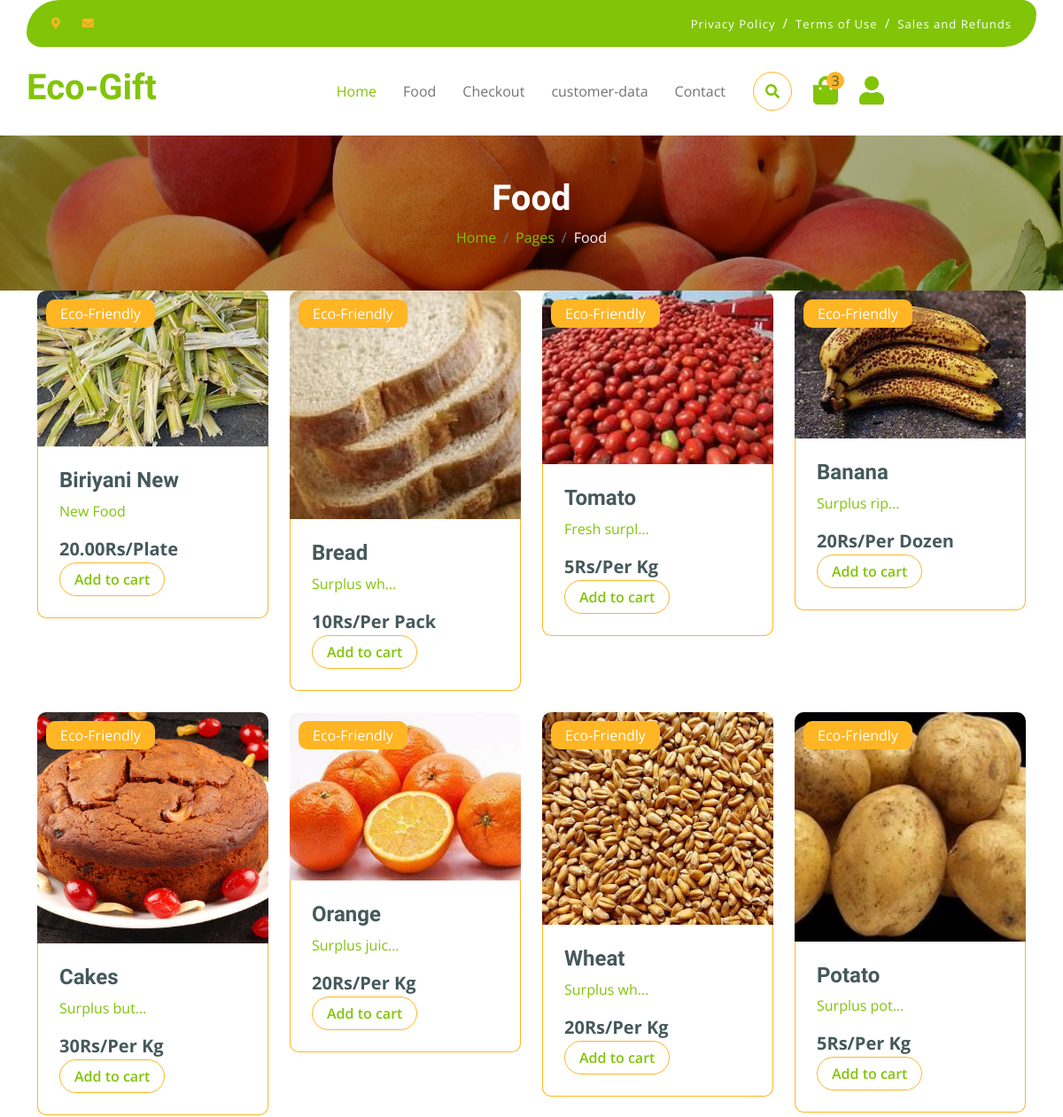
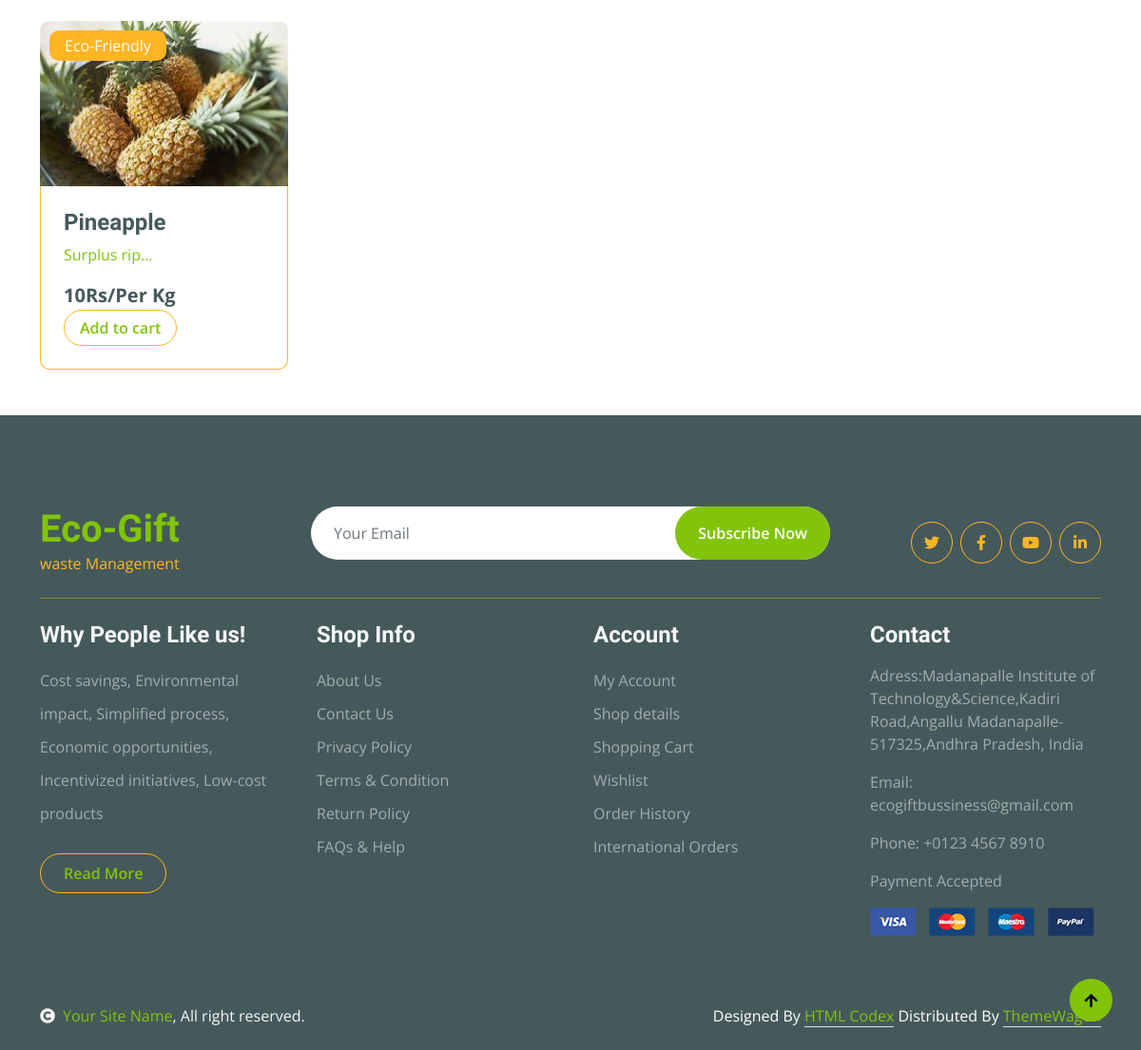
Page /shop on the committed database (2 pictures, top to bottom).
### products/models.py (models this page shows)
class Product(models.Model):
  Name = models.CharField(max_length=255)
  Description = models.TextField(blank=True)
  Price = models.CharField(max_length=10)
  Category = models.ForeignKey(Category, on_delete=models.CASCADE)
  Image = models.ImageField(upload_to='products/', blank=True)
  Seller = models.ForeignKey(Seller, on_delete=models.CASCADE, default = 1)
  units = models.CharField(max_length=20,default="Kg")

### ecogift/views.py (the view)
# urls.py: path('shop', views.shop, name="shop"),
def shop(request):
    pr = Product.objects.filter(Category__in=[6, 8])
    context = {
        "products": pr
    }
    return render(request, 'shop.html', context)

### products/context_processors.py (called while the page is built)
def user_email(request):
    if request.user.is_authenticated:
        return {'user_email': request.user.email}
    return {user_email: 'Please login into your account'}

### templates/shop.html (shortened to what this page needs)
{%extends 'base.html'%}
{% load static %}
{% load mathfilters %}
{%block content%}
        <div class="container-fluid page-header py-5">
            <h1 class="text-center text-white display-6">Food</h1>
            <ol class="breadcrumb justify-content-center mb-0">
                <li class="breadcrumb-item"><a href="#">Home</a></li>
                <li class="breadcrumb-item"><a href="#">Pages</a></li>
                <li class="breadcrumb-item active text-white">Food</li>
            </ol>
        </div>
        <div class="container">
            <div class="row g-4" id="products">
                {% if products %}
                    {% for product in products %}
                    <div class="col-md-6 col-lg-4 col-xl-3">
                            <a href="{% url 'shop-details' product.id %}">
                            <div class="rounded position-relative fruite-item">
                                <div class="fruite-img">
                                    <img src="{{ product.Image.url }}" class="img-fluid w-100 rounded-top" alt="{{ product.Name }}">
                                </div>
                                <div class="text-white bg-secondary px-3 py-1 rounded position-absolute" style="top: 10px; left: 10px;">
                                    Eco-Friendly
                                </div>
                                <div class="p-4 border border-secondary border-top-0 rounded-bottom">
                                    <h4>{{ product.Name }}</h4>
                                    <p style="display: block; width: 100px; overflow: hidden; white-space: nowrap; text-overflow: ellipsis;">{{ product.Description }}</p>
                                    <div class="d-flex justify-content-between flex-lg-wrap">
                                        <p class="text-dark fs-5 fw-bold mb-0">{{ product.Price }}Rs/{{ product.units }}</p>
                                        <button onclick="addToCart({{ product.id }})" class="add-to-cart btn border border-secondary rounded-pill px-3 text-primary" data-product-id="{{ product.id }}">
                                            Add to cart
                                        </button>
                                    </div>
                                </div>
                            </div>
                        </a>
                        </div>
                    {% endfor %}
                {% else %}
                    <p>No items to display</p>
                {% endif %}
            </div>
        </div>
{%endblock%}

### ecogift/static/css/style.css (style rules this page uses)
.btn { font-weight: 600; transition: .5s; }
.btn.border-secondary { transition: 0.5s; }
.page-header { position: relative; background: linear-gradient(rgba(0, 0, 0, 0.3), rgba(0, 0, 0, 0.3)), url(../img/cart-page-header-img.jpg); background-position: center center; background-repeat: no-repeat; background-size: cover; }
@media (min-width: 992px) { .hero-header, .page-header { margin-top: 152px !important; } }

### rows in the picture
Product: Image (picture), Name "Biriyani New", Description "New Food", Price "20.00", units "Plate"
Product: Image (picture), Name "Bread", Description "Surplus wh…", Price "10", units "Per Pack"
Product: Image (picture), Name "Tomato", Description "Fresh surpl…", Price "5", units "Per Kg"
Product: Image (picture), Name "Banana", Description "Surplus rip…", Price "20", units "Per Dozen"
Product: Image (picture), Name "Cakes", Description "Surplus but…", Price "30", units "Per Kg"
Product: Image (picture), Name "Orange", Description "Surplus juic…", Price "20", units "Per Kg"
Product: Image (picture), Name "Wheat", Description "Surplus wh…", Price "20", units "Per Kg"
Product: Image (picture), Name "Potato", Description "Surplus pot…", Price "5", units "Per Kg"
Product: Image (picture), Name "Pineapple", Description "Surplus rip…", Price "10", units "Per Kg"
